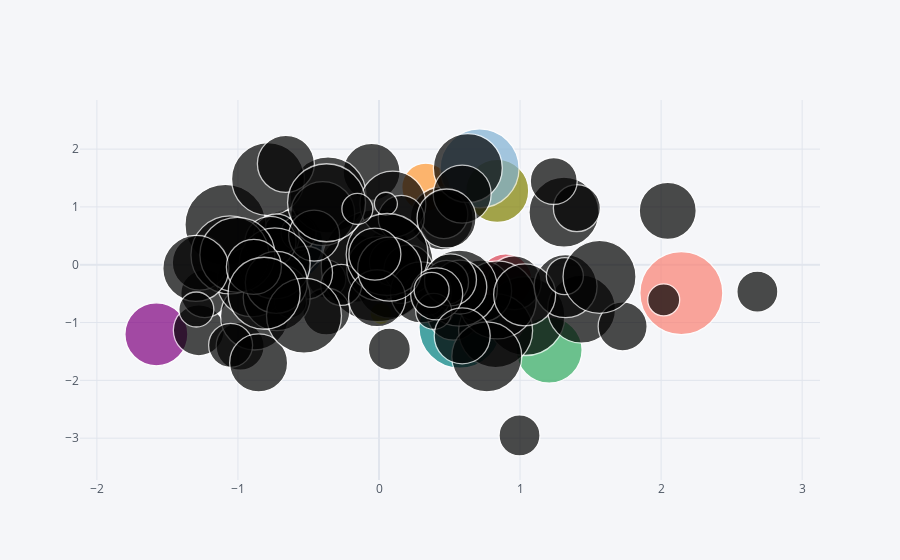

Notebook code for this chart:
### Code cell
df.iplot(kind='bubble', x='A', y='B', size='C')
